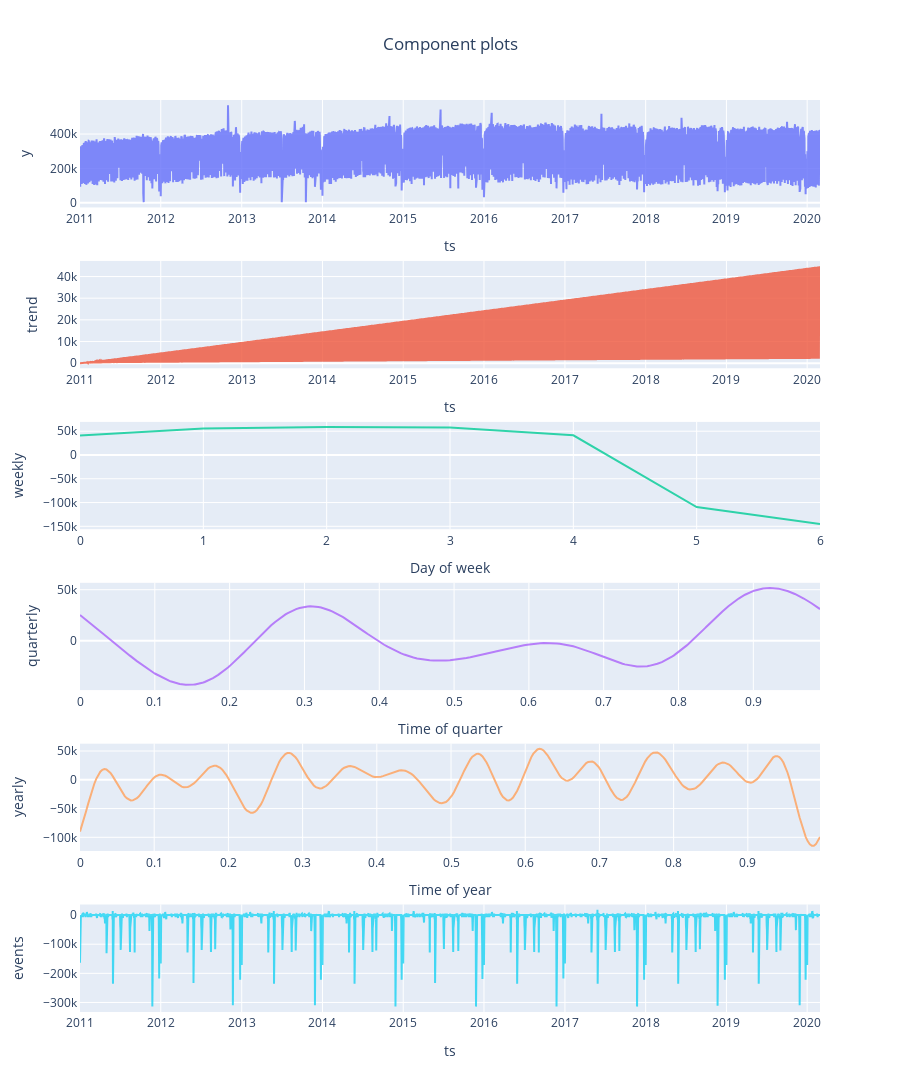

Notebook code for this chart:
### Markdown cell above
#### Model Diagnostics

The component plot shows how your dataset’s trend, seasonality, and event / holiday patterns are handled in the model:

### Code cell
fig = forecast.plot_components()
 plotly.io.show(fig)     # fig.show() if you are using "PROPHET" template

fname = 'grey_components.txt'
plot_out(fname, fig)

### Figure 1 — Plotly figure (JSON) as saved in the notebook; plotly's stock layout.template omitted (floating-point values rounded to 4 significant figures; data arrays with more than 128 entries replaced by an {"elided": "..."} marker saying what was removed)
{"data": [{"mode": "lines", "name": "y", "opacity": 0.8, "showlegend": false, "type": "scatter", "x": {"elided": "3346 str values"}, "xaxis": "x", "y": {"elided": "3346 float values"}, "yaxis": "y"}, {"mode": "lines", "name": "trend", "opacity": 0.8, "showlegend": false, "type": "scatter", "x": {"elided": "3346 str values"}, "xaxis": "x2", "y": {"elided": "3346 float values"}, "yaxis": "y2"}, {"mode": "lines", "name": "WEEKLY_SEASONALITY", "opacity": 0.8, "showlegend": false, "type": "scatter", "x": [0, 1, 2, 3, 4, 5, 6], "xaxis": "x3", "y": [41060.0, 55610.0, 58640.0, 58050.0, 41470.0, -109600.0, -145200.0], "yaxis": "y3"}, {"mode": "lines", "name": "QUARTERLY_SEASONALITY", "opacity": 0.8, "showlegend": false, "type": "scatter", "x": {"elided": "270 float values"}, "xaxis": "x4", "y": {"elided": "270 float values"}, "yaxis": "y4"}, {"mode": "lines", "name": "YEARLY_SEASONALITY", "opacity": 0.8, "showlegend": false, "type": "scatter", "x": {"elided": "365 float values"}, "xaxis": "x5", "y": {"elided": "365 float values"}, "yaxis": "y5"}, {"mode": "lines", "name": "events", "opacity": 0.8, "showlegend": false, "type": "scatter", "x": {"elided": "3346 str values"}, "xaxis": "x6", "y": {"elided": "3346 float values"}, "yaxis": "y6"}], "layout": {"height": 2100, "showlegend": true, "title": {"text": "Component plots", "x": 0.5}, "xaxis": {"anchor": "y", "domain": [0, 1], "mirror": true, "showline": true, "title": {"text": "ts"}}, "xaxis2": {"anchor": "y2", "domain": [0, 1], "mirror": true, "showline": true, "title": {"text": "ts"}}, "xaxis3": {"anchor": "y3", "domain": [0, 1], "mirror": true, "showline": true, "title": {"text": "Day of week"}}, "xaxis4": {"anchor": "y4", "domain": [0, 1], "mirror": true, "showline": true, "title": {"text": "Time of quarter"}}, "xaxis5": {"anchor": "y5", "domain": [0, 1], "mirror": true, "showline": true, "title": {"text": "Time of year"}}, "xaxis6": {"anchor": "y6", "domain": [0, 1], "mirror": true, "showline": true, "title": {"text": "ts"}}, "yaxis": {"anchor": "x", "domain": [0.8819, 1], "mirror": true, "showline": true, "title": {"text": "y"}}, "yaxis2": {"anchor": "x2", "domain": [0.7056, 0.8236], "mirror": true, "showline": true, "title": {"text": "trend"}}, "yaxis3": {"anchor": "x3", "domain": [0.5292, 0.6472], "mirror": true, "showline": true, "title": {"text": "weekly"}}, "yaxis4": {"anchor": "x4", "domain": [0.3528, 0.4708], "mirror": true, "showline": true, "title": {"text": "quarterly"}}, "yaxis5": {"anchor": "x5", "domain": [0.1764, 0.2944], "mirror": true, "showline": true, "title": {"text": "yearly"}}, "yaxis6": {"anchor": "x6", "domain": [0, 0.1181], "mirror": true, "showline": true, "title": {"text": "events"}}}}
